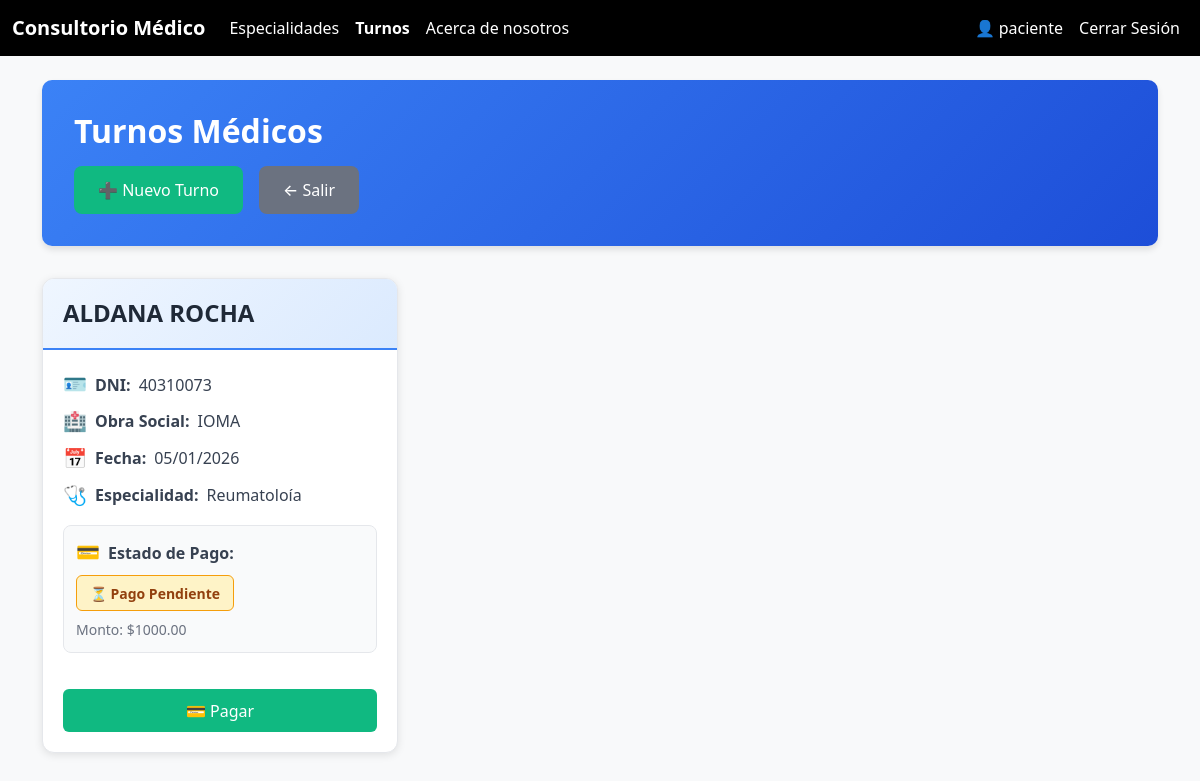
The app's page /turno/ (signed in), older data.
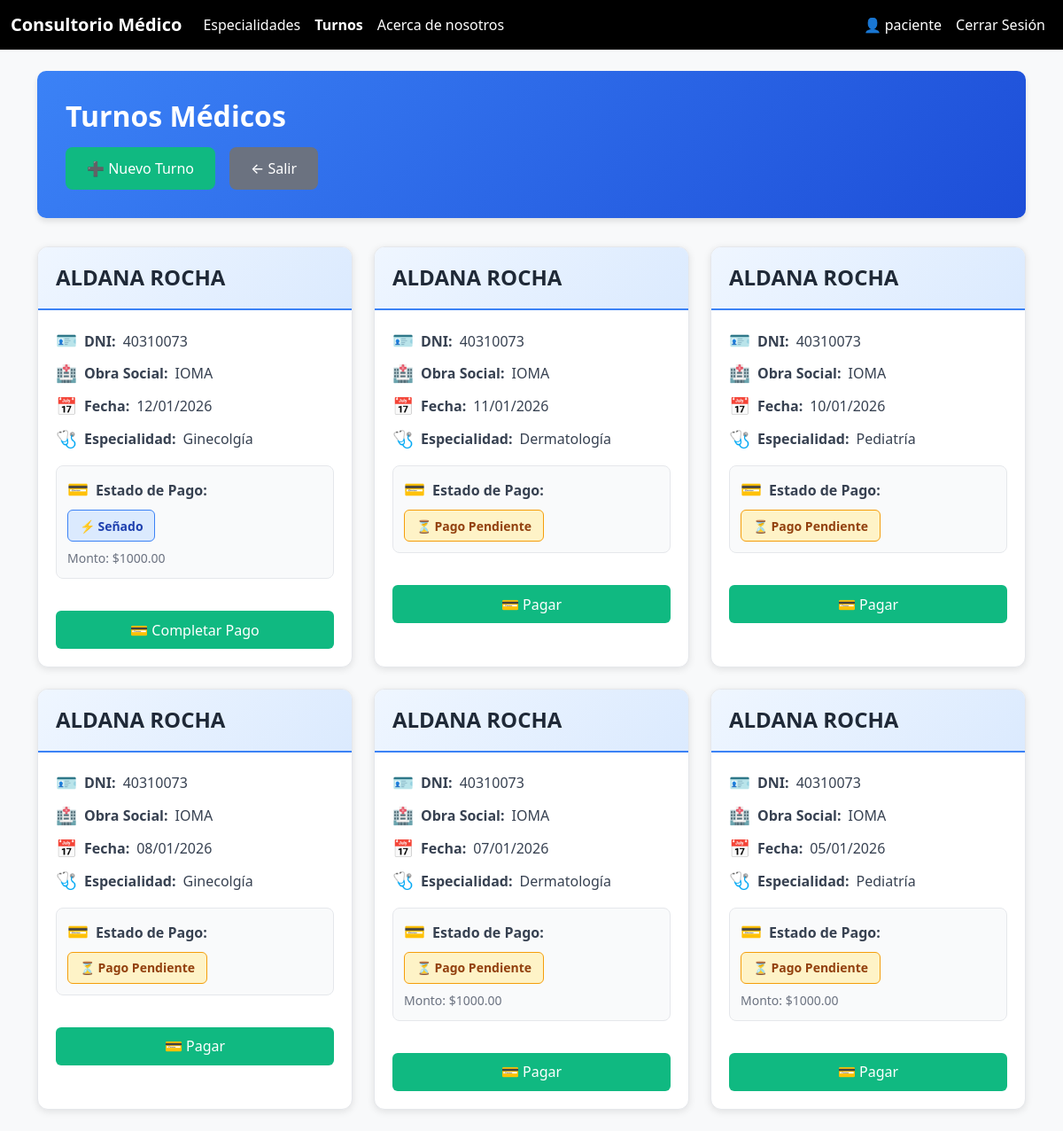
The same page, newer data.
### Turnos/models.py (models this page shows, shortened)
class Turno(models.Model):
    ESTADO_PAGO_CHOICES = [
        ('pendiente', 'Pendiente'),
        ('aprobado', 'Aprobado'),
        ('rechazado', 'Rechazado'),
        ('cancelado', 'Cancelado'),
    ]
    TIPO_PAGO_CHOICES = [
        ('completo', 'Pago Completo'),
        ('senia', 'Seña'),
    ]
    fecha = models.DateField(verbose_name="Fecha del turno")
    dni = models.IntegerField(verbose_name="DNI")
    obrasocial = models.CharField(max_length=100, null=True, blank=True, verbose_name="Obra Social")
    paciente = models.CharField(max_length=200, verbose_name="Paciente")
    email = models.EmailField(null=True, blank=True, verbose_name="Email")
    especialidad = models.ForeignKey(Especialidad, on_delete=models.CASCADE, related_name='turnos')
    usuario = models.ForeignKey(User, on_delete=models.SET_NULL, null=True, blank=True, related_name='turnos')
    pago_total = models.BooleanField(default=False, verbose_name="Pago Total")
    pago_senia = models.BooleanField(default=False, verbose_name="Pago Seña")
    tipo_pago = models.CharField(max_length=20, choices=TIPO_PAGO_CHOICES, blank=True, null=True, verbose_name="Tipo de Pago")  # ← AGREGAR ESTA LÍNEA
    monto_pagado = models.DecimalField(max_digits=10, decimal_places=2, null=True, blank=True, verbose_name="Monto Pagado")
    estado_pago = models.CharField(max_length=20, choices=ESTADO_PAGO_CHOICES, default='pendiente', verbose_name="Estado del Pago")
    preference_id = models.CharField(max_length=100, blank=True, null=True)
    payment_id = models.CharField(max_length=100, blank=True, null=True)
    fecha_creacion = models.DateTimeField(auto_now_add=True)
    fecha_actualizacion = models.DateTimeField(auto_now=True)
    activo = models.BooleanField(default=True, verbose_name="Activo")
    class Meta:
        verbose_name = 'Turno'
        verbose_name_plural = 'Turnos'
        ordering = ['-fecha', '-fecha_creacion']  # Más recientes primero
        permissions = [
            ("puede_ver_todos_turnos", "Puede ver todos los turnos"),
            ("puede_gestionar_turnos", "Puede gestionar turnos"),
        ]

### Especialidad/models.py (models this page shows, shortened)
class Especialidad(models.Model):
    tipo = models.CharField(max_length=100, verbose_name="Tipo de Especialidad")
    doctor = models.CharField(max_length=150, verbose_name="Doctor")
    activo = models.BooleanField(default=True, verbose_name="Activo")  # Para desactivar sin eliminar
    class Meta:
        verbose_name = "Especialidad"
        verbose_name_plural = "Especialidades"
        ordering = ['tipo']  # Ordenar alfabéticamente
        permissions = [
            ("puede_gestionar_especialidades", "Puede gestionar especialidades"),
        ]

### Turnos/views.py (the view)
# urls.py: path('', listaTurnos.as_view(), name='lista_turnos'),
class listaTurnos(LoginRequiredMixin, ListView):
    model = Turno
    template_name = 'turnos.html'
    def get_queryset(self):
        if self.request.user.is_superuser or self.request.user.is_staff:
            return Turno.objects.filter(activo=True)
        return Turno.objects.filter(
            activo=True
        ).filter(
            usuario=self.request.user
        ) | Turno.objects.filter(
            activo=True,
            email=self.request.user.email
        )

### Turnos/templates/turnos.html (shortened to what this page needs)
{% extends 'base.html' %}
{% block content %}
<div class="turnos-header">
    <h2>Turnos Médicos</h2>
    <div class="header-buttons">
        <a href="{% url 'crear_turno' %}" class="btn-nuevo-turno">
            ➕ Nuevo Turno
        </a>
        <a href="/" class="btn-salir">
            ← Salir
        </a>
    </div>
</div>
<div class="turnos-grid">
    {% for t in object_list %}
    <div class="turno-card">
        <div class="card-header">
            <h3>{{ t.paciente }}</h3>
        </div>
        <div class="card-body">
            <div class="icon-text">
                <span>🪪</span> <strong>DNI:</strong> {{ t.dni }}
            </div>
            <div class="icon-text">
                <span>🏥</span> <strong>Obra Social:</strong> {{ t.obrasocial|default:"Sin obra social" }}
            </div>
            <div class="icon-text">
                <span>📅</span> <strong>Fecha:</strong> {{ t.fecha|date:"d/m/Y" }}
            </div>
            <div class="icon-text">
                <span>🩺</span> <strong>Especialidad:</strong> {{ t.especialidad.tipo }}
            </div>
            <div class="estado-pago-container">
                <div class="icon-text">
                    <span>💳</span>
                    <strong>Estado de Pago:</strong>
                </div>
                {% if t.pago_total %}
                    <span class="badge-pago badge-completo">✓ Pagado</span>
                {% elif t.pago_senia %}
                    <span class="badge-pago badge-senia">⚡ Señado</span>
                {% else %}
                    {% if t.estado_pago == 'pendiente' %}
                        <span class="badge-pago badge-pendiente">⏳ Pago Pendiente</span>
                    {% elif t.estado_pago == 'rechazado' %}
                        <span class="badge-pago badge-rechazado">✗ Pago Rechazado</span>
                    {% else %}
                        <span class="badge-pago badge-pendiente">⚠ Sin Pagar</span>
                    {% endif %}
                {% endif %}
                {% if t.monto_pagado %}
                    <div style="margin-top: 0.5rem; font-size: 0.875rem; color: #6b7280;">
                        Monto: ${{ t.monto_pagado }}
                    </div>
                {% endif %}
            </div>
        </div>
        <div class="card-actions">
            {% if not t.pago_total and not t.pago_senia %}
                <a href="{% url 'seleccionar_pago' t.id %}" class="btn-pagar">💳 Pagar</a>
            {% elif t.pago_senia and not t.pago_total %}
                <a href="{% url 'seleccionar_pago' t.id %}" class="btn-pagar">💳 Completar Pago</a>
            {% endif %}
        </div>
    </div>
    {% endfor %}
</div>
{% endblock %}

### templates/base.html (shortened to what this page needs)
{% load static %}
<!DOCTYPE html>
<html lang="es">
<head>
    <link href="https://cdn.jsdelivr.net/npm/bootstrap@5.3.8/dist/css/bootstrap.min.css" rel="stylesheet">
</head>
<body class="bg-light">
<nav class="navbar navbar-expand-lg" style="background-color: #000;">
    <div class="container-fluid">
        <a class="navbar-brand text-white fw-bold" href="/">Consultorio Médico</a>
        <div class="collapse navbar-collapse" id="navbarNav">
            <ul class="navbar-nav">
                <li class="nav-item">
                    <a class="nav-link text-white {% if request.path == '/esp/' %}fw-bold{% endif %}"
                       href="/esp">Especialidades</a>
                </li>
                <li class="nav-item">
                    <a class="nav-link text-white {% if request.path == '/turno/' %}fw-bold{% endif %}"
                       href="/turno">Turnos</a>
                </li>
                <li class="nav-item">
                    <a class="nav-link text-white" href="/aboutus">Acerca de nosotros</a>
                </li>
            </ul>
            <ul class="navbar-nav ms-auto">
                {% if user.is_authenticated %}
                    <li class="nav-item">
                        <span class="nav-link text-white">
                            👤 {{ user.username }}
                        </span>
                    </li>
                    <li class="nav-item">
                        <a class="nav-link text-white" href="{% url 'logout' %}">Cerrar Sesión</a>
                    </li>
                {% endif %}
            </ul>
        </div>
    </div>
</nav>
<div class="container my-4">
    {% block content %}{% endblock %}
</div>
</body>
</html>

### Turnos/templates/turnos.html (style rules this page uses)
.turnos-header { background: linear-gradient(135deg, #3b82f6 0%, #1d4ed8 100%); color: white; padding: 2rem; border-radius: 10px; margin-bottom: 2rem; box-shadow: 0 4px 6px rgba(0, 0, 0, 0.1); }
.turnos-header h2 { margin: 0 0 1rem 0; font-size: 2rem; font-weight: 600; }
.header-buttons { display: flex; gap: 1rem; flex-wrap: wrap; }
.btn-nuevo-turno { background-color: #10b981; border: none; padding: 0.75rem 1.5rem; border-radius: 8px; color: white; text-decoration: none; font-weight: 500; transition: all 0.3s ease; display: inline-flex; align-items: center; gap: 0.5rem; }
.btn-salir { background-color: #6b7280; border: none; padding: 0.75rem 1.5rem; border-radius: 8px; color: white; text-decoration: none; font-weight: 500; transition: all 0.3s ease; }
.turnos-grid { display: grid; grid-template-columns: repeat(auto-fill, minmax(350px, 1fr)); gap: 1.5rem; margin-top: 2rem; }
.turno-card { background: white; border-radius: 12px; box-shadow: 0 2px 8px rgba(0, 0, 0, 0.1); transition: all 0.3s ease; overflow: hidden; border: 1px solid #e5e7eb; }
.card-header { background: linear-gradient(135deg, #eff6ff 0%, #dbeafe 100%); padding: 1.25rem; border-bottom: 2px solid #3b82f6; }
.card-header h3 { margin: 0; color: #1f2937; font-size: 1.5rem; font-weight: 600; }
.card-body { padding: 1.25rem; font-size: 1rem; color: #374151; }
.icon-text { display: flex; align-items: center; gap: .5rem; margin-bottom: .5rem; }
.icon-text span { font-size: 1.2rem; }
.estado-pago-container { margin: 1rem 0; padding: 0.75rem; border-radius: 8px; background-color: #f9fafb; border: 1px solid #e5e7eb; }
.badge-pago { display: inline-block; padding: 0.4rem 0.8rem; border-radius: 6px; font-size: 0.875rem; font-weight: 600; text-align: center; }
.badge-senia { background-color: #dbeafe; color: #1e40af; border: 1px solid #3b82f6; }
.badge-pendiente { background-color: #fef3c7; color: #92400e; border: 1px solid #f59e0b; }
.card-actions { display: flex; gap: 0.75rem; padding: 0 1.25rem 1.25rem; flex-wrap: wrap; }
.btn-pagar { flex: 1; background-color: #10b981; border: none; padding: 0.6rem 1rem; border-radius: 6px; color: white; font-weight: 500; text-align: center; transition: all 0.3s ease; text-decoration: none; display: inline-block; }

Row changes from the older to the newer data that the page shows:
removed Turno: paciente "ALDANA ROCHA", dni "40310073", obrasocial "IOMA", fecha "05/01/2026", especialidad.tipo "Reumatoloía", pago_total "⏳ Pago Pendiente", monto_pagado "1000.00"
added Turno: paciente "ALDANA ROCHA", dni "40310073", obrasocial "IOMA", fecha "12/01/2026", especialidad.tipo "Ginecolgía", pago_total "⚡ Señado", monto_pagado "1000.00"
added Turno: paciente "ALDANA ROCHA", dni "40310073", obrasocial "IOMA", fecha "11/01/2026", especialidad.tipo "Dermatología", pago_total "⏳ Pago Pendiente"
added Turno: paciente "ALDANA ROCHA", dni "40310073", obrasocial "IOMA", fecha "10/01/2026", especialidad.tipo "Pediatría", pago_total "⏳ Pago Pendiente"
added Turno: paciente "ALDANA ROCHA", dni "40310073", obrasocial "IOMA", fecha "08/01/2026", especialidad.tipo "Ginecolgía", pago_total "⏳ Pago Pendiente"
added Turno: paciente "ALDANA ROCHA", dni "40310073", obrasocial "IOMA", fecha "07/01/2026", especialidad.tipo "Dermatología", pago_total "⏳ Pago Pendiente", monto_pagado "1000.00"
added Turno: paciente "ALDANA ROCHA", dni "40310073", obrasocial "IOMA", fecha "05/01/2026", especialidad.tipo "Pediatría", pago_total "⏳ Pago Pendiente", monto_pagado "1000.00"
